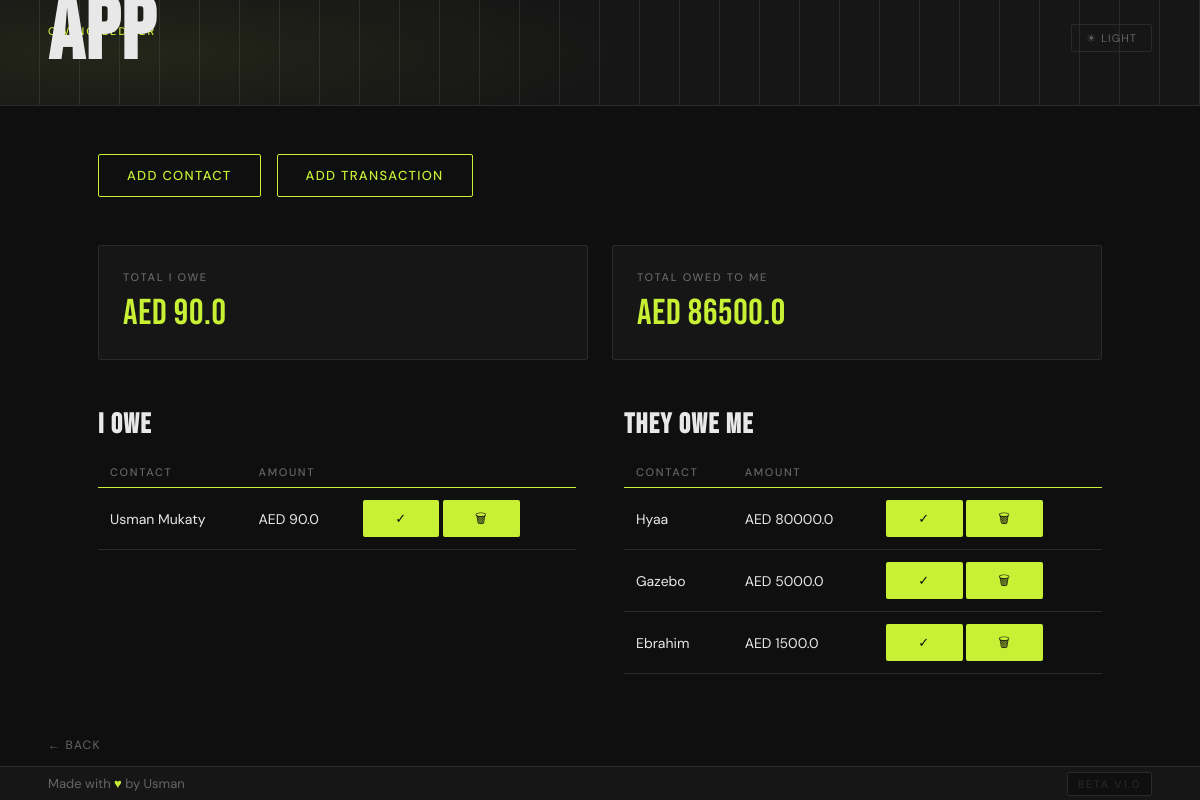
The page / on the database its author committed.
### tables this page shows
CREATE TABLE owingTransactions(
    id INTEGER PRIMARY KEY AUTOINCREMENT,
    amount REAL NOT NULL,
    contact_id INTEGER NOT NULL,
    date_of_tx TEXT DEFAULT (datetime('now')) NOT NULL,
    status TEXT CHECK(status IN ('paid','not_paid','FORGIVEN')) NOT NULL,
    i_owe INTEGER CHECK(i_owe IN (0,1)) NOT NULL, 
    FOREIGN KEY (contact_id) REFERENCES contacts(id)
) STRICT;

CREATE TABLE contacts(
    id INTEGER PRIMARY KEY AUTOINCREMENT,
    name TEXT NOT NULL,
    email TEXT,
    created_at TEXT DEFAULT CURRENT_TIMESTAMP NOT NULL
) STRICT;

### finance_flask_app/home.py (the view)
@bp.route('/')
def home():
    db = get_db()
    i_owe_list = db.execute('''SELECT contacts.name,  owingTransactions.amount, owingTransactions.id
                    FROM owingTransactions
                    JOIN contacts ON contacts.id = owingTransactions.contact_id
                    WHERE owingTransactions.i_owe IS 1 AND owingTransactions.status IS 'not_paid';
                            ''').fetchall()
    they_owe_list = db.execute('''SELECT contacts.name,  owingTransactions.amount, owingTransactions.id
                    FROM owingTransactions
                    JOIN contacts ON contacts.id = owingTransactions.contact_id
                    WHERE owingTransactions.i_owe IS 0 AND owingTransactions.status IS 'not_paid';
                            ''').fetchall()
    total_owed = db.execute(''' SELECT SUM(amount) as total_sum FROM owingTransactions
                    WHERE i_owe IS 0 AND status IS 'not_paid'
                ''').fetchall()
    total_i_owe = db.execute(''' SELECT SUM(amount) as total_sum FROM owingTransactions
                    WHERE i_owe IS 1 AND status IS 'not_paid'
                ''').fetchall()
    return render_template('home.html',they_owe_list=they_owe_list,i_owe_list=i_owe_list, total_owed=total_owed, total_i_owe = total_i_owe)

### finance_flask_app/db.py (called while the page is built)
def get_db():
    if 'db' not in g:
        g.db = sqlite3.connect(
            current_app.config['DATABASE'],
            detect_types= sqlite3.PARSE_DECLTYPES
        )
        g.db.row_factory = sqlite3.Row
    return g.db

### finance_flask_app/templates/home.html (shortened to what this page needs)
{% extends 'base.html' %}
{% block content %}
<div class="action-buttons">
  <a href="{{ url_for('contact.add_contact') }}" class="btn">Add Contact</a>
  <a href="{{ url_for('transaction.new_transaction') }}" class="btn">Add Transaction</a>
</div>
<div class="stats">
  <div class="stat-card">
    <span class="stat-label">Total I Owe</span>
    <span class="stat-value">AED {{ total_i_owe[0]['total_sum'] or 0 }}</span>
  </div>
  <div class="stat-card">
    <span class="stat-label">Total Owed To Me</span>
    <span class="stat-value">AED {{ total_owed[0]['total_sum'] or 0 }}</span>
  </div>
</div>
<div class="ledgers">
  <div class="ledger">
    <h2 class="ledger-title">I Owe</h2>
    {% if i_owe_list %}
    <table>
      <thead>
        <tr>
          <th>Contact</th>
          <th>Amount</th>
          <th></th>
        </tr>
      </thead>
      <tbody>
        {% for row in i_owe_list %}
        <tr>
          <td>{{ row['name'] }}</td>
          <td>AED {{ row['amount'] }}</td>
          <td>
            <form method="post" action="{{ url_for('transaction.mark_as_paid', id=row['id']) }}" onsubmit="return confirm('Mark as paid?')" style="display:inline">
              <button type="submit" class="btn-paid">✓</button>
            </form>
            <form method="post" action="{{ url_for('transaction.delete_transaction', id=row['id']) }}" onsubmit="return confirm('Delete this transaction?')" style="display:inline">
              <button type="submit" class="btn-delete">🗑</button>
            </form>
          </td>
        </tr>
        {% endfor %}
      </tbody>
    </table>
    {% else %}
    <p class="empty">You owe nobody anything. Nice.</p>
    {% endif %}
  </div>
  <div class="ledger">
    <h2 class="ledger-title">They Owe Me</h2>
    {% if they_owe_list %}
    <table>
      <thead>
        <tr>
          <th>Contact</th>
          <th>Amount</th>
          <th></th>
        </tr>
      </thead>
      <tbody>
        {% for row in they_owe_list %}
        <tr>
          <td>{{ row['name'] }}</td>
          <td>AED {{ row['amount'] }}</td>
          <td>
            <form method="post" action="{{ url_for('transaction.mark_as_paid', id=row['id']) }}" onsubmit="return confirm('Mark as paid?')" style="display:inline">
              <button type="submit" class="btn-paid">✓</button>
            </form>
            <form method="post" action="{{ url_for('transaction.delete_transaction', id=row['id']) }}" onsubmit="return confirm('Delete this transaction?')" style="display:inline">
              <button type="submit" class="btn-delete">🗑</button>
            </form>
          </td>
        </tr>
        {% endfor %}
      </tbody>
    </table>
    {% else %}
    <p class="empty">Nobody owes you anything.</p>
    {% endif %}
  </div>
</div>
{% endblock %}

### finance_flask_app/templates/base.html (shortened to what this page needs)
<!DOCTYPE html>
<html lang="en">
<head>
  <link rel="stylesheet" href="{{ url_for('static', filename='style.css') }}">
</head>
<body>
  <header>
    <a href="{{ url_for('home.home') }}" class="header-eyebrow">Owing Ledger</a>
    <h1 class="header-title">{% block heading %}App{% endblock %}</h1>
    <button class="theme-toggle" id="themeToggle" onclick="toggleTheme()">☀ Light</button>
  </header>
  <main>
    {% block content %}{% endblock %}
  </main>
  <div class="back-bar">
    <a href="javascript:history.back()" class="back-btn">← Back</a>
  </div>
  <footer>
    <span class="footer-left">Made with <strong>♥</strong> by Usman</span>
    <span class="footer-right">Beta v1.0</span>
  </footer>
</body>
</html>

### rows shown on the page
owingTransactions: name "Usman Mukaty", amount "90.0"
owingTransactions: name "Hyaa", amount "80000.0"
owingTransactions: name "Gazebo", amount "5000.0"
owingTransactions: name "Ebrahim", amount "1500.0"

### other values the page prints
{{ total_i_owe[0]['total_sum'] or 0 }} "90.0"
{{ total_owed[0]['total_sum'] or 0 }} "86500.0"
